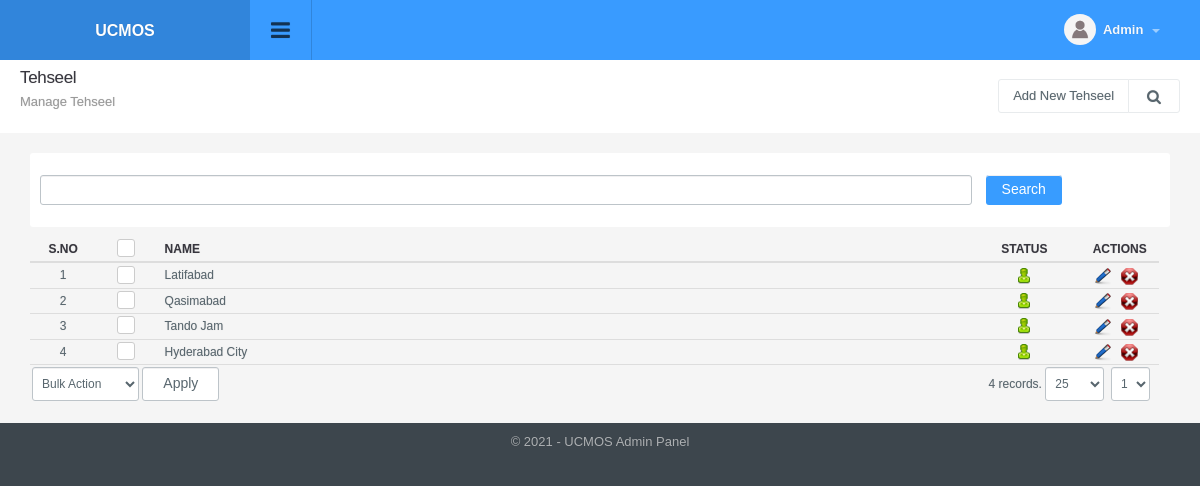
The app's page /tehseel_manage.php (signed in), older data.
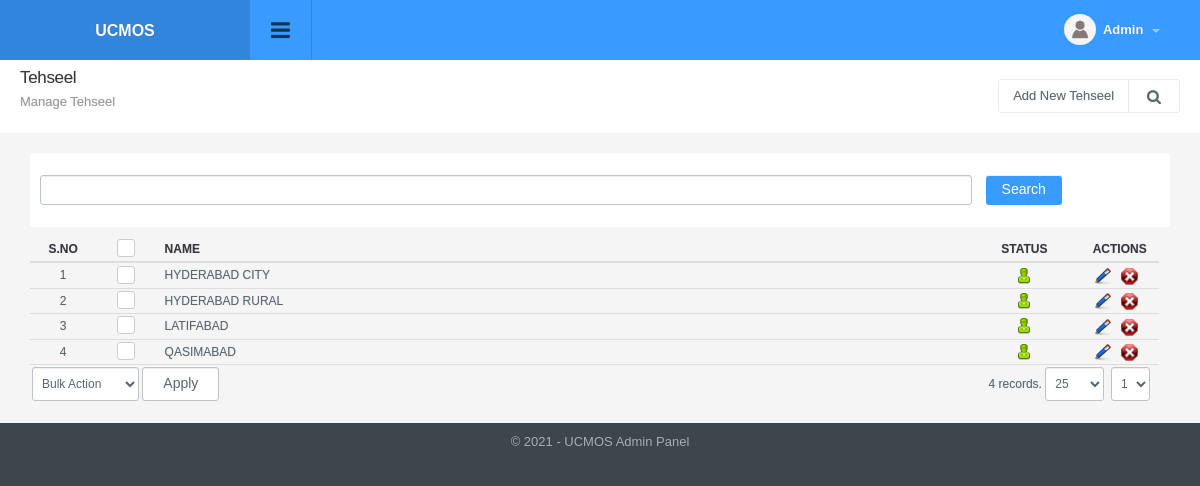
The same page, newer data.
### tables this page shows
CREATE TABLE `config_variable` (
  `id` int(11) NOT NULL,
  `config_type_id` int(11) NOT NULL,
  `title` varchar(512) NOT NULL,
  `notes` varchar(512) NOT NULL,
  `type` varchar(200) NOT NULL,
  `default_values` text NOT NULL,
  `key` varchar(200) NOT NULL,
  `value` text NOT NULL,
  `sortorder` int(11) NOT NULL
);

CREATE TABLE `tehseel` (
  `id` int(11) NOT NULL,
  `name` varchar(220) NOT NULL,
  `status` int(1) NOT NULL DEFAULT '1',
  `ts` timestamp NOT NULL DEFAULT CURRENT_TIMESTAMP ON UPDATE CURRENT_TIMESTAMP
);

### include/utility.php (called while the page is built, shortened)
<?php
function get_config($var){
	global $dblink;
	$sql="select value from config_variable where `key`='".slash($var)."'";
	$resConfig=doquery($sql,$dblink);
	if(numrows($resConfig)>0){
		while($rowConfig=dofetch($resConfig))
			return unslash($rowConfig["value"]);
	}
}
$site_title=get_config("site_title");
function slash($str){
	if(!is_array($str))
		return utf8_encode(addslashes($str));
	else{
		for($i=0; $i<count($str); $i++)
			$str[$i]=slash($str[$i]);
		return $str;
	}
}
function unslash($str){
	return stripslashes(utf8_decode($str));
	}

### include/db.php (called while the page is built, shortened)
<?php
function doquery($qr,$lnk){
	@$res=mysqli_query($lnk,$qr) or die($qr." - ".mysqli_error($lnk));
	return $res;
}
function dofetch($rs){
	@$rec=mysqli_fetch_array($rs);
	return $rec;
}
function numrows($rs){
	return mysqli_num_rows($rs);
}

### modules/tehseel/list.php (the view, shortened to what this page needs)
<?php
$q="";
$extra='';
$is_search=false;
if(isset($_SESSION["tehseel_manage"]["q"]))
	$q=$_SESSION["tehseel_manage"]["q"];
else
	$q="";
?>
<div class="page-header">
	<h1 class="title"> Tehseel</h1>
  	<ol class="breadcrumb">
    	<li class="active">Manage Tehseel</li>
  	</ol>
  	<div class="right">
    	<div class="btn-group" role="group" aria-label="...">
        	<a href="tehseel_manage.php?tab=add" class="btn btn-light editproject">Add New Tehseel</a> <a id="topstats" class="btn btn-light" href="#"><i class="fa fa-search"></i></a>
        </div>
  	</div>
</div>
<ul class="topstats clearfix search_filter"<?php if($is_search) echo ' style="display: block"';?>>
	<li class="col-xs-12 col-lg-12 col-sm-12">
        <div>
        	<form class="form-horizontal" action="" method="get">
                <div class="col-sm-10 col-xs-8">
                  <input type="text" title="Enter String" value="<?php echo $q;?>" name="q" id="search" class="form-control" >
                </div>
                <div class="col-sm-1 col-xs-2">
                    <input type="submit" class="btn btn-default btn-l" value="Search" alt="Search Record" title="Search Record" />
                </div>
          	</form>
        </div>
  	</li>
</ul>
<div class="panel-body table-responsive">
	<table class="table table-hover list">
    	<thead>
            <tr>
                <th width="5%" class="text-center">S.no</th>
                <th class="text-center" width="5%"><div class="checkbox checkbox-primary">
                    <label for="select_all"></label></div></th>
                <th width="60%">Name</th>
                <th width="10%" class="text-center">Status</th>
                <th width="5%">Actions</th>
            </tr>
    	</thead>
    	<tbody>
			<?php
            $sql="select * from tehseel where 1 $extra";
            $rs=show_page($rows, $pageNum, $sql);
            if(numrows($rs)>0){
                $sn=1;
                while($r=dofetch($rs)){
                    ?>
                    <tr>
                        <td class="text-center"><?php echo $sn;?></td>
                        <td class="text-center"><div class="checkbox margin-t-0 checkbox-primary">
                            <label for="<?php echo "rec_".$sn?>"></label></div>
                        </td>
                        <td><?php echo unslash($r["name"]); ?></td>
                        <td class="text-center"><a href="tehseel_manage.php?id=<?php echo $r['id'];?>&tab=status&s=<?php echo ($r["status"]==0)?1:0;?>">
                            <?php
                            if($r["status"]==0){
                                ?>
                                <img src="images/offstatus.png" alt="Off" title="Set Status On">
                                <?php
                            }
                            else{
                                ?>
                                <img src="images/onstatus.png" alt="On" title="Set Status Off">
                                <?php
                            }
                            ?>
                        </a></td>
                        <td>
                            <a href="tehseel_manage.php?tab=edit&id=<?php echo $r['id'];?>"><img title="Edit Record" alt="Edit" src="images/edit.png"></a>&nbsp;&nbsp;
                            <a onclick="return confirm('Are you sure you want to delete')" href="tehseel_manage.php?id=<?php echo $r['id'];?>&amp;tab=delete"><img title="Delete Record" alt="Delete" src="images/delete.png"></a>
                        </td>
                    </tr>
                    <?php
                    $sn++;
                }
                ?>
                <tr>
                    <td colspan="3" class="actions">
                        <select name="bulk_action" id="bulk_action" title="Choose Action">
                            <option value="null">Bulk Action</option>
                        </select>
                        <input type="button" name="apply" value="Apply" id="apply_bulk_action" class="btn btn-light" title="Apply Action"  />
                    </td>
                    <td colspan="3" class="paging" title="Paging" align="right"><?php echo pages_list($rows, "admin", $sql, $pageNum)?></td>
                </tr>
                <?php
            }
            else{
                ?>
                <tr>
                    <td colspan="8"  class="no-record">No Result Found</td>
                </tr>
                <?php
            }
            ?>
    	</tbody>
  	</table>
</div>

### include/header.php (shortened to what this page needs)
<!DOCTYPE html PUBLIC "-//W3C//DTD XHTML 1.0 Transitional//EN" "http://www.w3.org/TR/xhtml1/DTD/xhtml1-transitional.dtd">
<html xmlns="http://www.w3.org/1999/xhtml">
<head>
<link type="text/css" rel="stylesheet" href="css/font-awesome.min.css" />
<link type="text/css" rel="stylesheet" href="css/font-awesome.css" />
<link type="text/css" rel="stylesheet"  href="css/bootstrap.css" />
<link rel="stylesheet" href="css/bootstrap-datetimepicker.min.css" />
<link type="text/css" rel="stylesheet"  href="css/awesome-bootstrap-checkbox.css" />
<link href="css/general.css" type="text/css" rel="stylesheet" />
<link type="text/css" rel="stylesheet"  href="css/style.css" />
<link rel="stylesheet" href="//code.jquery.com/ui/1.12.1/themes/base/jquery-ui.css">
</head>
<body>
	<div id="wrapper" class="round_corners">
    	<div id="top" class="clearfix">
            <div class="applogo">
			<a href="index.php" class="logo"><?php $admin_logo=get_config("admin_logo"); if(empty($admin_logo)) echo $site_title; else { ?><img src="<?php echo $file_upload_root;?>config/<?php echo $admin_logo?>" /><?php }?></a>
            </div>
            <a class="sidebar-open-button" href="#"><i class="fa fa-bars"></i></a>
            <ul class="top-right">
            	<li class="dropdown link">
                	<a class="dropdown-toggle profilebox" data-toggle="dropdown" href="#">
                    	<img alt="img" src="images/profileimg-default.png">
                        <b><?php echo ucfirst((isset($_SESSION["logged_in_admin"]) && $_SESSION["logged_in_admin"]!="")?$_SESSION["logged_in_admin"]["name"]:"Guest");?></b>
                        <span class="caret"></span>
                    </a>
                </li>
           </ul>
        </div>
		<div class="content" style="margin-left:0">

### tehseel_manage.php (shortened to what this page needs)
<?php
include("include/db.php");
include("include/utility.php");
include("include/paging.php");
$tab_array=array("list", "add", "edit", "status", "delete", "bulk_action", "salary");
if(isset($_REQUEST["tab"]) && in_array($_REQUEST["tab"], $tab_array)){
	$tab=$_REQUEST["tab"];
}
else{
	$tab="list";
}
?>
<?php include("include/header.php");?>
  <div class="container-widget row">
    <div class="col-md-12">
      <?php
		switch($tab){
			case 'list':
				include("modules/tehseel/list.php");
			break;
		}
      ?>
    </div>
  </div>
</div>
<?php include("include/footer.php");?>

### include/paging.php (shortened to what this page needs)
<?php
if(isset($_SESSION["rows"]))
	$rows=$_SESSION["rows"];
else
	$rows=25;
if(isset($_REQUEST['page'])){
	$pageNum = $_REQUEST['page'];
}
else{
	$pageNum=1;
}
function show_page($rows, $pageNum, $query){
	global $dblink;
	$rowsPerPage = $rows;
	$pageNum = $pageNum;
	$offset = ($pageNum - 1) * $rowsPerPage;
	$query = $query." LIMIT $offset, $rowsPerPage";
	$result = doquery($query, $dblink);
	return $result;
}
function pages_list($rowsPerPage, $table, $qr="", $pageNum){
	global $dblink;
	if($qr==""){
		$query   = "SELECT COUNT(*) AS numrows FROM $table";
		$result  = mysql_query($query) or die('Error, query failed');
		$row     = mysql_fetch_array($result);
		$total_rows = $row['numrows'];
	}
	else{
		$result  = doquery($qr, $dblink);
		$total_rows = numrows($result);
	}
	$maxPage = ceil($total_rows/$rowsPerPage);
	$self = $_SERVER['PHP_SELF'];
	$nav  = "<select name='page' onChange=\"window.location.href='$self?page='+this.value\">";
	for($page = 1; $page <= $maxPage; $page++)
	{
	   $nav .= " <option value'$page'".($page == $pageNum?' selected':'').">$page</option> ";
	}
	$nav .= "</select>";
	if ($pageNum > 1)
	{
   		$page  = $pageNum - 1;
   		$prev  = " <a href=\"$self?page=$page\" class=\"prev\">Prev</a> ";
		$first = " <a href=\"$self?page=1\" class=\"first\">First</a> ";
	}
	else
	{
	   $prev  = '&nbsp;';
	   $first = '&nbsp;';
	}
	if ($pageNum < $maxPage)
	{
	   $page = $pageNum + 1;
	   $next = " <a href=\"$self?page=$page\" class=\"next\">Next</a> ";
	   $last = " <a href=\"$self?page=$maxPage\" class=\"last\">Last</a> ";
	}
	else
	{
	   $next = '&nbsp;';
	   $last = '&nbsp;';
	}
	if($total_rows!=0){
		$numrows="<select name='rows' onChange=\"window.location.href='$self?rows='+this.value\">";
		$numrows.="<option value='10' ";
		$numrows.=">10</option>";
		$numrows.="<option value='25' ";
	if($rowsPerPage==25)
		$numrows.="selected";
		$numrows.=">25</option>";
		$numrows.="<option value='100' ";
		$numrows.=">100</option>";
		$numrows.="<option value='1000' ";
		$numrows.=">1000</option>";
		$numrows.="</select>";
	}
	else
		$numrows="";
    return $total_rows.' records. '.$numrows.$first . $prev . $nav . $next . $last;
}
?>

### include/footer.php (shortened to what this page needs)
<div id="footer" class="bottom_round_corners">
	<div id="footer_content">
    	<address>&copy; <?php echo date("Y");?> - <?php echo $site_title; ?> Admin Panel</address>
    </div>
</div>
<link href="js/fancybox/jquery.fancybox.min.css" rel="stylesheet" type="text/css" />
<link href="js/chosen/chosen.css" rel="stylesheet" type="text/css" />
<link rel="stylesheet" type="text/css" href="css/angularjs-datetime-picker.css" />
</body>
</html>

Row changes from the older to the newer data that the page shows:
removed tehseel: name "Latifabad", status 1 (drawn)
removed tehseel: name "Qasimabad", status 1 (drawn)
removed tehseel: name "Tando Jam", status 1 (drawn)
removed tehseel: name "Hyderabad City", status 1 (drawn)
added tehseel: name "HYDERABAD CITY", status 1 (drawn)
added tehseel: name "HYDERABAD RURAL", status 1 (drawn)
added tehseel: name "LATIFABAD", status 1 (drawn)
added tehseel: name "QASIMABAD", status 1 (drawn)
